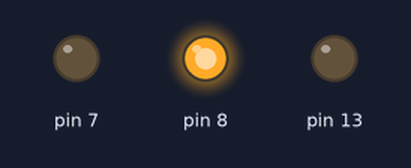
Bench run of a sketch on a simulated Arduino Uno, built with avr-gcc and run on an emulated ATmega328P. Shown: output pins drawn as LEDs (lit = HIGH).

Above: at 3.2 s.
At 4.2 s:
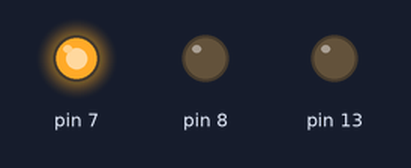
At 4.7 s:
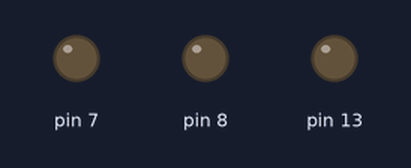
Timing chart, 0 to 6.0 s (numbered marks = the images above):
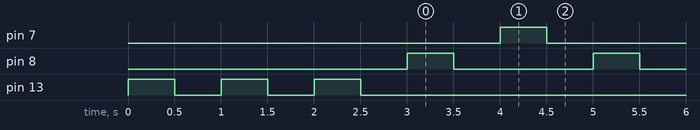

Measured:
- by itself, pin 7, pin 8: alternates HIGH for 0.50 s and LOW for 1.5 s
- by itself, everything shown: repeats every 2.0 s, in 4 steps

The sketch:

1-calibracion_y_uso-1-.ino
```cpp
//Iniciaremos con las variables

int LedBlancoIzq = 8;
int ledBlancoDer = 7;
int LedTest = 13;

void setup(){

  pinMode(8, OUTPUT);
  pinMode(7, OUTPUT);
  pinMode(13, OUTPUT);

  digitalWrite(8, LOW);
  digitalWrite(7, LOW);
  digitalWrite(13, LOW);

  //Saludo inicial

  for(int i=0 ; i<3 ; i++){
    digitalWrite(13, HIGH);
    delay(500);
    digitalWrite(13,LOW);
    delay(500);

  }
}

void loop(){

  digitalWrite(8, HIGH);
  delay(500);
  digitalWrite(8, LOW);
  delay(500);
  digitalWrite(7, HIGH);
  delay(500);
  digitalWrite(7, LOW);
  delay(500);


}
```
